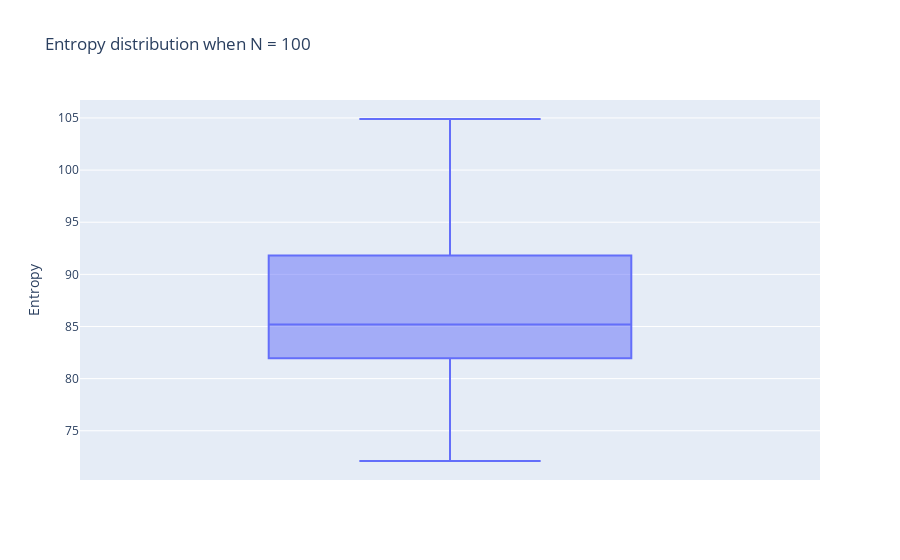

The notebook cell saved with this chart:
### Code cell
import plotly.express as px
fig = px.box(H, y="Entropy", title = "Entropy distribution when N = 100")
fig.show()

### Figure 1 — Plotly figure (JSON) as saved in the notebook; plotly's stock layout.template omitted (floating-point values rounded to 4 significant figures)
{"data": [{"alignmentgroup": "True", "hovertemplate": "Entropy=%{y}<extra></extra>", "legendgroup": "", "marker": {"color": "#636efa"}, "name": "", "notched": false, "offsetgroup": "", "orientation": "v", "showlegend": false, "type": "box", "x0": " ", "xaxis": "x", "y": [91.8, 78.7, 91.8, 91.8, 98.3, 98.3, 91.8, 91.8, 78.7, 78.7, 85.2, 78.7, 85.2, 98.3, 91.8, 91.8, 91.8, 91.8, 78.7, 98.3, 98.3, 78.7, 85.2, 85.2, 85.2, 85.2, 104.9, 91.8, 78.7, 98.3, 78.7, 85.2, 85.2, 78.7, 91.8, 85.2, 98.3, 91.8, 85.2, 78.7, 98.3, 78.7, 85.2, 78.7, 85.2, 72.1, 98.3, 78.7, 91.8, 85.2, 85.2, 98.3, 85.2, 91.8, 85.2, 98.3, 85.2, 104.9, 85.2, 85.2, 85.2, 98.3, 85.2, 91.8, 91.8, 72.1, 98.3, 78.7, 85.2, 85.2, 78.7, 85.2, 85.2, 78.7, 98.3, 98.3, 85.2, 91.8, 78.7, 91.8, 85.2, 91.8, 91.8, 85.2, 72.1, 78.7, 104.9, 91.8, 78.7, 91.8, 85.2, 72.1, 78.7, 78.7, 91.8, 98.3, 91.8, 91.8, 85.2, 85.2], "y0": " ", "yaxis": "y"}], "layout": {"boxmode": "group", "legend": {"tracegroupgap": 0}, "title": {"text": "Entropy distribution when N = 100"}, "xaxis": {"anchor": "y", "domain": [0, 1]}, "yaxis": {"anchor": "x", "domain": [0, 1], "title": {"text": "Entropy"}}}}
